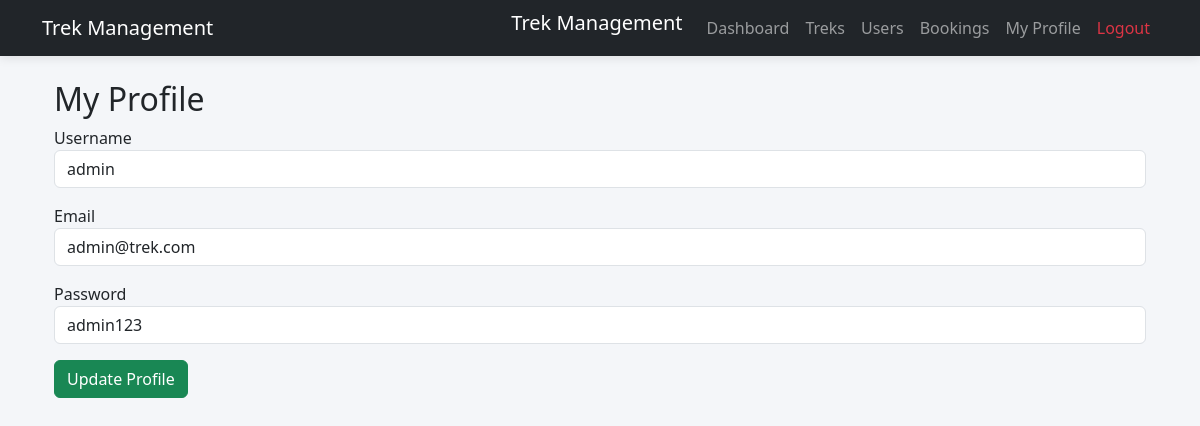
Screenshot of /profile (signed in) with the database file from the repository.
### application/models.py (models this page shows, shortened)
class User(db.Model):
    __tablename__ = "users"
    id = db.Column(db.Integer, primary_key=True)
    username = db.Column(db.String(50), nullable=False, unique=True)
    email = db.Column(db.String(120), nullable=False, unique=True)
    password = db.Column(db.String(255), nullable=False)
    role = db.Column(db.String(20), nullable=False)
    is_approved = db.Column(db.Boolean, default=False)
    is_blacklisted = db.Column(db.Boolean, default=False)

### app.py (the view, shortened to what this page needs)
@app.route("/profile", methods=["GET", "POST"])
def profile():
    if "user_id" not in session:
        return redirect("/login")
    user = User.query.get_or_404(session["user_id"])
    return render_template(
        "profile.html",
        user=user
    )

### templates/profile.html (shortened to what this page needs)
{% extends "base.html" %}
{% block content %}
<div class="container mt-4">
    <h2>My Profile</h2>
    <form method="POST">
        <div class="mb-3">
            <label>Username</label>
            <input
                type="text"
                name="username"
                class="form-control"
                value="{{ user.username }}"
                required>
        </div>
        <div class="mb-3">
            <label>Email</label>
            <input
                type="email"
                name="email"
                class="form-control"
                value="{{ user.email }}"
                required>
        </div>
        <div class="mb-3">
            <label>Password</label>
            <input
                type="text"
                name="password"
                class="form-control"
                value="{{ user.password }}"
                required>
        </div>
        <button
            type="submit"
            class="btn btn-success">
            Update Profile
        </button>
    </form>
</div>
{% endblock %}

### static/css/style.css (style rules this page uses)
body { background:#f4f6f9; }

### rows the page displays
User: username "admin", email "admin@trek.com", password "admin123"
